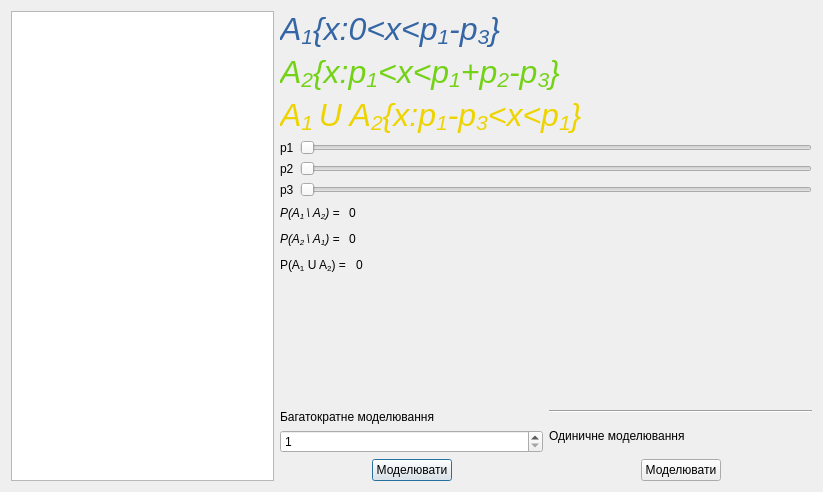
<?xml version="1.0" encoding="UTF-8"?>
<ui version="4.0">
 <class>ExampleFour</class>
 <widget class="QDialog" name="ExampleFour">
  <property name="geometry">
   <rect>
    <x>0</x>
    <y>0</y>
    <width>823</width>
    <height>492</height>
   </rect>
  </property>
  <property name="windowTitle">
   <string>Приклад 4</string>
  </property>
  <layout class="QGridLayout" name="gridLayout">
   <item row="0" column="0" rowspan="7">
    <widget class="QGraphicsView" name="graphicsView"/>
   </item>
   <item row="0" column="1" colspan="2">
    <layout class="QVBoxLayout" name="verticalLayout_3">
     <item>
      <widget class="QLabel" name="label_4">
       <property name="text">
        <string>&lt;html&gt;&lt;head/&gt;&lt;body&gt;&lt;p&gt;&lt;span style=&quot; font-size:24pt; font-style:italic; color:#3465a4;&quot;&gt;A&lt;/span&gt;&lt;span style=&quot; font-size:24pt; font-style:italic; color:#3465a4; vertical-align:sub;&quot;&gt;1&lt;/span&gt;&lt;span style=&quot; font-size:24pt; font-style:italic; color:#3465a4;&quot;&gt;{x:0&amp;lt;x&amp;lt;p&lt;/span&gt;&lt;span style=&quot; font-size:24pt; font-style:italic; color:#3465a4; vertical-align:sub;&quot;&gt;1&lt;/span&gt;&lt;span style=&quot; font-size:24pt; font-style:italic; color:#3465a4;&quot;&gt;-p&lt;/span&gt;&lt;span style=&quot; font-size:24pt; font-style:italic; color:#3465a4; vertical-align:sub;&quot;&gt;3&lt;/span&gt;&lt;span style=&quot; font-size:24pt; font-style:italic; color:#3465a4;&quot;&gt;}&lt;/span&gt;&lt;/p&gt;&lt;/body&gt;&lt;/html&gt;</string>
       </property>
      </widget>
     </item>
     <item>
      <widget class="QLabel" name="label_5">
       <property name="text">
        <string>&lt;html&gt;&lt;head/&gt;&lt;body&gt;&lt;p&gt;&lt;span style=&quot; font-size:24pt; font-style:italic; color:#73d216;&quot;&gt;A&lt;/span&gt;&lt;span style=&quot; font-size:24pt; font-style:italic; color:#73d216; vertical-align:sub;&quot;&gt;2&lt;/span&gt;&lt;span style=&quot; font-size:24pt; font-style:italic; color:#73d216;&quot;&gt;{x:p&lt;/span&gt;&lt;span style=&quot; font-size:24pt; font-style:italic; color:#73d216; vertical-align:sub;&quot;&gt;1&lt;/span&gt;&lt;span style=&quot; font-size:24pt; font-style:italic; color:#73d216;&quot;&gt;&amp;lt;x&amp;lt;p&lt;/span&gt;&lt;span style=&quot; font-size:24pt; font-style:italic; color:#73d216; vertical-align:sub;&quot;&gt;1&lt;/span&gt;&lt;span style=&quot; font-size:24pt; font-style:italic; color:#73d216;&quot;&gt;+p&lt;/span&gt;&lt;span style=&quot; font-size:24pt; font-style:italic; color:#73d216; vertical-align:sub;&quot;&gt;2&lt;/span&gt;&lt;span style=&quot; font-size:24pt; font-style:italic; color:#73d216;&quot;&gt;-p&lt;/span&gt;&lt;span style=&quot; font-size:24pt; font-style:italic; color:#73d216; vertical-align:sub;&quot;&gt;3&lt;/span&gt;&lt;span style=&quot; font-size:24pt; font-style:italic; color:#73d216;&quot;&gt;}&lt;/span&gt;&lt;/p&gt;&lt;/body&gt;&lt;/html&gt;</string>
       </property>
      </widget>
     </item>
     <item>
      <widget class="QLabel" name="label_6">
       <property name="text">
        <string>&lt;html&gt;&lt;head/&gt;&lt;body&gt;&lt;p&gt;&lt;span style=&quot; font-size:24pt; font-style:italic; color:#edd400;&quot;&gt;A&lt;/span&gt;&lt;span style=&quot; font-size:24pt; font-style:italic; color:#edd400; vertical-align:sub;&quot;&gt;1 &lt;/span&gt;&lt;span style=&quot; font-size:24pt; font-style:italic; color:#edd400;&quot;&gt;U A&lt;/span&gt;&lt;span style=&quot; font-size:24pt; font-style:italic; color:#edd400; vertical-align:sub;&quot;&gt;2&lt;/span&gt;&lt;span style=&quot; font-size:24pt; font-style:italic; color:#edd400;&quot;&gt;{x:p&lt;/span&gt;&lt;span style=&quot; font-size:24pt; font-style:italic; color:#edd400; vertical-align:sub;&quot;&gt;1&lt;/span&gt;&lt;span style=&quot; font-size:24pt; font-style:italic; color:#edd400;&quot;&gt;-p&lt;/span&gt;&lt;span style=&quot; font-size:24pt; font-style:italic; color:#edd400; vertical-align:sub;&quot;&gt;3&lt;/span&gt;&lt;span style=&quot; font-size:24pt; font-style:italic; color:#edd400;&quot;&gt;&amp;lt;x&amp;lt;p&lt;/span&gt;&lt;span style=&quot; font-size:24pt; font-style:italic; color:#edd400; vertical-align:sub;&quot;&gt;1&lt;/span&gt;&lt;span style=&quot; font-size:24pt; font-style:italic; color:#edd400;&quot;&gt;}&lt;/span&gt;&lt;/p&gt;&lt;/body&gt;&lt;/html&gt;</string>
       </property>
      </widget>
     </item>
    </layout>
   </item>
   <item row="5" column="1">
    <spacer name="verticalSpacer">
     <property name="orientation">
      <enum>Qt::Vertical</enum>
     </property>
     <property name="sizeHint" stdset="0">
      <size>
       <width>20</width>
       <height>63</height>
      </size>
     </property>
    </spacer>
   </item>
   <item row="6" column="1">
    <layout class="QVBoxLayout" name="verticalLayout_4">
     <item>
      <widget class="QLabel" name="label_8">
       <property name="text">
        <string>Багатократне моделювання</string>
       </property>
      </widget>
     </item>
     <item>
      <widget class="QSpinBox" name="spinBox">
       <property name="minimum">
        <number>1</number>
       </property>
       <property name="maximum">
        <number>999999999</number>
       </property>
      </widget>
     </item>
     <item>
      <layout class="QHBoxLayout" name="horizontalLayout_6">
       <item>
        <spacer name="horizontalSpacer_7">
         <property name="orientation">
          <enum>Qt::Horizontal</enum>
         </property>
         <property name="sizeHint" stdset="0">
          <size>
           <width>40</width>
           <height>20</height>
          </size>
         </property>
        </spacer>
       </item>
       <item>
        <widget class="QPushButton" name="pushButton_2">
         <property name="text">
          <string>Моделювати</string>
         </property>
        </widget>
       </item>
       <item>
        <spacer name="horizontalSpacer_6">
         <property name="orientation">
          <enum>Qt::Horizontal</enum>
         </property>
         <property name="sizeHint" stdset="0">
          <size>
           <width>40</width>
           <height>20</height>
          </size>
         </property>
        </spacer>
       </item>
      </layout>
     </item>
    </layout>
   </item>
   <item row="6" column="2">
    <layout class="QVBoxLayout" name="verticalLayout_5">
     <item>
      <widget class="Line" name="line">
       <property name="orientation">
        <enum>Qt::Horizontal</enum>
       </property>
      </widget>
     </item>
     <item>
      <widget class="QLabel" name="label_10">
       <property name="text">
        <string>Одиничне моделювання</string>
       </property>
      </widget>
     </item>
     <item>
      <layout class="QHBoxLayout" name="horizontalLayout_2">
       <item>
        <spacer name="horizontalSpacer">
         <property name="orientation">
          <enum>Qt::Horizontal</enum>
         </property>
         <property name="sizeHint" stdset="0">
          <size>
           <width>40</width>
           <height>20</height>
          </size>
         </property>
        </spacer>
       </item>
       <item>
        <widget class="QPushButton" name="pushButton">
         <property name="text">
          <string>Моделювати</string>
         </property>
        </widget>
       </item>
       <item>
        <spacer name="horizontalSpacer_2">
         <property name="orientation">
          <enum>Qt::Horizontal</enum>
         </property>
         <property name="sizeHint" stdset="0">
          <size>
           <width>40</width>
           <height>20</height>
          </size>
         </property>
        </spacer>
       </item>
      </layout>
     </item>
    </layout>
   </item>
   <item row="1" column="1" colspan="2">
    <layout class="QHBoxLayout" name="horizontalLayout">
     <item>
      <layout class="QVBoxLayout" name="verticalLayout">
       <item>
        <widget class="QLabel" name="label">
         <property name="text">
          <string>p1</string>
         </property>
        </widget>
       </item>
       <item>
        <widget class="QLabel" name="label_2">
         <property name="text">
          <string>p2</string>
         </property>
        </widget>
       </item>
       <item>
        <widget class="QLabel" name="label_3">
         <property name="text">
          <string>p3</string>
         </property>
        </widget>
       </item>
      </layout>
     </item>
     <item>
      <layout class="QVBoxLayout" name="verticalLayout_2">
       <item>
        <widget class="QSlider" name="horizontalSlider">
         <property name="maximum">
          <number>100</number>
         </property>
         <property name="orientation">
          <enum>Qt::Horizontal</enum>
         </property>
        </widget>
       </item>
       <item>
        <widget class="QSlider" name="horizontalSlider_2">
         <property name="maximum">
          <number>100</number>
         </property>
         <property name="orientation">
          <enum>Qt::Horizontal</enum>
         </property>
        </widget>
       </item>
       <item>
        <widget class="QSlider" name="horizontalSlider_3">
         <property name="maximum">
          <number>100</number>
         </property>
         <property name="orientation">
          <enum>Qt::Horizontal</enum>
         </property>
        </widget>
       </item>
      </layout>
     </item>
    </layout>
   </item>
   <item row="4" column="1" colspan="2">
    <layout class="QHBoxLayout" name="horizontalLayout_5">
     <item>
      <widget class="QLabel" name="label_11">
       <property name="text">
        <string>&lt;html&gt;&lt;head/&gt;&lt;body&gt;&lt;p&gt;P(A&lt;span style=&quot; vertical-align:sub;&quot;&gt;1&lt;/span&gt; U A&lt;span style=&quot; vertical-align:sub;&quot;&gt;2&lt;/span&gt;) = &lt;/p&gt;&lt;/body&gt;&lt;/html&gt;</string>
       </property>
      </widget>
     </item>
     <item>
      <widget class="QLabel" name="l_3">
       <property name="text">
        <string>0</string>
       </property>
      </widget>
     </item>
     <item>
      <spacer name="horizontalSpacer_5">
       <property name="orientation">
        <enum>Qt::Horizontal</enum>
       </property>
       <property name="sizeHint" stdset="0">
        <size>
         <width>40</width>
         <height>20</height>
        </size>
       </property>
      </spacer>
     </item>
    </layout>
   </item>
   <item row="3" column="1" colspan="2">
    <layout class="QHBoxLayout" name="horizontalLayout_4">
     <item>
      <widget class="QLabel" name="label_9">
       <property name="text">
        <string>&lt;html&gt;&lt;head/&gt;&lt;body&gt;&lt;p&gt;&lt;span style=&quot; font-style:italic;&quot;&gt;P(A&lt;/span&gt;&lt;span style=&quot; font-style:italic; vertical-align:sub;&quot;&gt;2 &lt;/span&gt;&lt;span style=&quot; font-style:italic;&quot;&gt;\ A&lt;/span&gt;&lt;span style=&quot; font-style:italic; vertical-align:sub;&quot;&gt;1&lt;/span&gt;&lt;span style=&quot; font-style:italic;&quot;&gt;) = &lt;/span&gt;&lt;/p&gt;&lt;/body&gt;&lt;/html&gt;</string>
       </property>
      </widget>
     </item>
     <item>
      <widget class="QLabel" name="l_2">
       <property name="text">
        <string>0</string>
       </property>
      </widget>
     </item>
     <item>
      <spacer name="horizontalSpacer_4">
       <property name="orientation">
        <enum>Qt::Horizontal</enum>
       </property>
       <property name="sizeHint" stdset="0">
        <size>
         <width>40</width>
         <height>20</height>
        </size>
       </property>
      </spacer>
     </item>
    </layout>
   </item>
   <item row="2" column="1" colspan="2">
    <layout class="QHBoxLayout" name="horizontalLayout_3">
     <item>
      <widget class="QLabel" name="label_7">
       <property name="text">
        <string>&lt;html&gt;&lt;head/&gt;&lt;body&gt;&lt;p&gt;&lt;span style=&quot; font-style:italic;&quot;&gt;P(A&lt;/span&gt;&lt;span style=&quot; font-style:italic; vertical-align:sub;&quot;&gt;1 &lt;/span&gt;&lt;span style=&quot; font-style:italic;&quot;&gt;\ A&lt;/span&gt;&lt;span style=&quot; font-style:italic; vertical-align:sub;&quot;&gt;2&lt;/span&gt;&lt;span style=&quot; font-style:italic;&quot;&gt;) = &lt;/span&gt;&lt;/p&gt;&lt;/body&gt;&lt;/html&gt;</string>
       </property>
      </widget>
     </item>
     <item>
      <widget class="QLabel" name="l_1">
       <property name="text">
        <string>0</string>
       </property>
      </widget>
     </item>
     <item>
      <spacer name="horizontalSpacer_3">
       <property name="orientation">
        <enum>Qt::Horizontal</enum>
       </property>
       <property name="sizeHint" stdset="0">
        <size>
         <width>40</width>
         <height>20</height>
        </size>
       </property>
      </spacer>
     </item>
    </layout>
   </item>
  </layout>
 </widget>
 <resources/>
 <connections/>
</ui>
